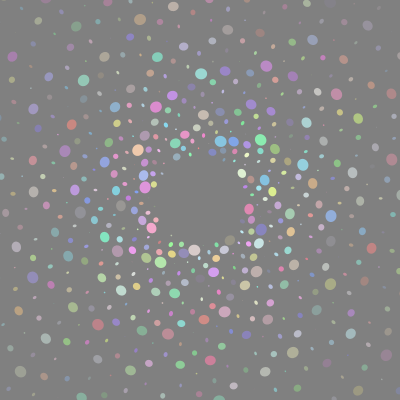
Frame 1 (no input)
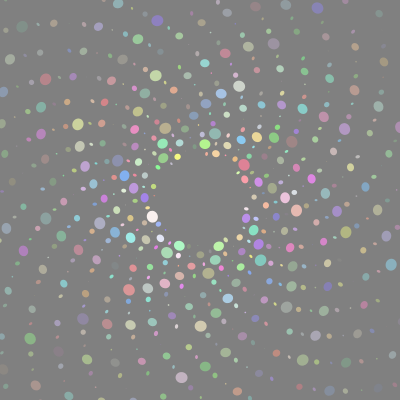
Frame 60 (the mouse pressed at the canvas centre just before this capture)
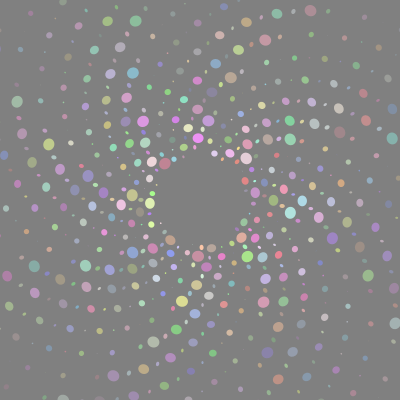
Frame 120 (the mouse held since frame 60 and released just before this capture)

The Processing sketch that drew these frames (run headless with seeded random() and noise(); from frame 60 on, the mouse is pressed at the canvas centre):

// Processing sketch: processing_153252
// ── processing_153252.pde

// Spiral002

// change values here
float rotateAngle = 0.75;
float rotateAngleInc = 0.001;
int xOffset = 45;
float angleInc = 20.85;
float multipler = 2.45;
int circleCount = 1000;
int bubbleSize = 32; // lower value will make the bubbles bigger.

void setup()
{
  size(400, 400);
  smooth();
  noStroke();
  frameRate(12);
}

void draw()
{
  background(128);
  int angle = 0;
  translate(width/2, height/2);
  for (float i = 0; i < circleCount; i+=1)
  {
    rotate(rotateAngle);
    color c1 = color(random(128, 255), random(128, 255), random(128, 255), map(i, 0, circleCount, 255, 0));
    fill(c1);
    ellipse(i*multipler/8+xOffset, 0, sin(radians(angle))+angle/bubbleSize, cos(radians(angle))+angle/bubbleSize);
    if (angle < 360) angle+=angleInc;
    else angle = 0;
  }
  if (rotateAngle <= 360) rotateAngle+=rotateAngleInc;
  else rotateAngle = 0;
}
